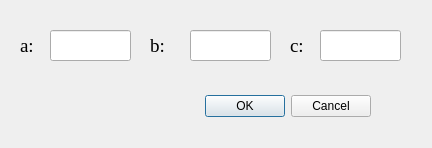
<?xml version="1.0" encoding="UTF-8"?>
<ui version="4.0">
 <class>Dialog</class>
 <widget class="QDialog" name="Dialog">
  <property name="geometry">
   <rect>
    <x>0</x>
    <y>0</y>
    <width>432</width>
    <height>148</height>
   </rect>
  </property>
  <property name="windowTitle">
   <string>指数变换参数设置</string>
  </property>
  <widget class="QDialogButtonBox" name="buttonBox">
   <property name="geometry">
    <rect>
     <x>30</x>
     <y>90</y>
     <width>341</width>
     <height>32</height>
    </rect>
   </property>
   <property name="orientation">
    <enum>Qt::Horizontal</enum>
   </property>
   <property name="standardButtons">
    <set>QDialogButtonBox::Cancel|QDialogButtonBox::Ok</set>
   </property>
  </widget>
  <widget class="QLabel" name="label">
   <property name="geometry">
    <rect>
     <x>20</x>
     <y>30</y>
     <width>31</width>
     <height>31</height>
    </rect>
   </property>
   <property name="font">
    <font>
     <family>Times New Roman</family>
     <pointsize>14</pointsize>
    </font>
   </property>
   <property name="text">
    <string>a:</string>
   </property>
   <property name="textFormat">
    <enum>Qt::PlainText</enum>
   </property>
  </widget>
  <widget class="QLineEdit" name="lineEdit_a">
   <property name="geometry">
    <rect>
     <x>50</x>
     <y>30</y>
     <width>81</width>
     <height>31</height>
    </rect>
   </property>
   <property name="font">
    <font>
     <family>Times New Roman</family>
     <pointsize>14</pointsize>
    </font>
   </property>
  </widget>
  <widget class="QLineEdit" name="lineEdit_b">
   <property name="geometry">
    <rect>
     <x>190</x>
     <y>30</y>
     <width>81</width>
     <height>31</height>
    </rect>
   </property>
   <property name="font">
    <font>
     <family>Times New Roman</family>
     <pointsize>14</pointsize>
    </font>
   </property>
  </widget>
  <widget class="QLabel" name="label_2">
   <property name="geometry">
    <rect>
     <x>150</x>
     <y>30</y>
     <width>31</width>
     <height>31</height>
    </rect>
   </property>
   <property name="font">
    <font>
     <family>Times New Roman</family>
     <pointsize>14</pointsize>
    </font>
   </property>
   <property name="text">
    <string>b:</string>
   </property>
   <property name="textFormat">
    <enum>Qt::PlainText</enum>
   </property>
  </widget>
  <widget class="QLineEdit" name="lineEdit_c">
   <property name="geometry">
    <rect>
     <x>320</x>
     <y>30</y>
     <width>81</width>
     <height>31</height>
    </rect>
   </property>
   <property name="font">
    <font>
     <family>Times New Roman</family>
     <pointsize>14</pointsize>
    </font>
   </property>
  </widget>
  <widget class="QLabel" name="label_3">
   <property name="geometry">
    <rect>
     <x>290</x>
     <y>30</y>
     <width>31</width>
     <height>31</height>
    </rect>
   </property>
   <property name="font">
    <font>
     <family>Times New Roman</family>
     <pointsize>14</pointsize>
    </font>
   </property>
   <property name="text">
    <string>c:</string>
   </property>
   <property name="textFormat">
    <enum>Qt::PlainText</enum>
   </property>
  </widget>
 </widget>
 <resources/>
 <connections>
  <connection>
   <sender>buttonBox</sender>
   <signal>accepted()</signal>
   <receiver>Dialog</receiver>
   <slot>accept()</slot>
   <hints>
    <hint type="sourcelabel">
     <x>248</x>
     <y>254</y>
    </hint>
    <hint type="destinationlabel">
     <x>157</x>
     <y>274</y>
    </hint>
   </hints>
  </connection>
  <connection>
   <sender>buttonBox</sender>
   <signal>rejected()</signal>
   <receiver>Dialog</receiver>
   <slot>reject()</slot>
   <hints>
    <hint type="sourcelabel">
     <x>316</x>
     <y>260</y>
    </hint>
    <hint type="destinationlabel">
     <x>286</x>
     <y>274</y>
    </hint>
   </hints>
  </connection>
 </connections>
</ui>
